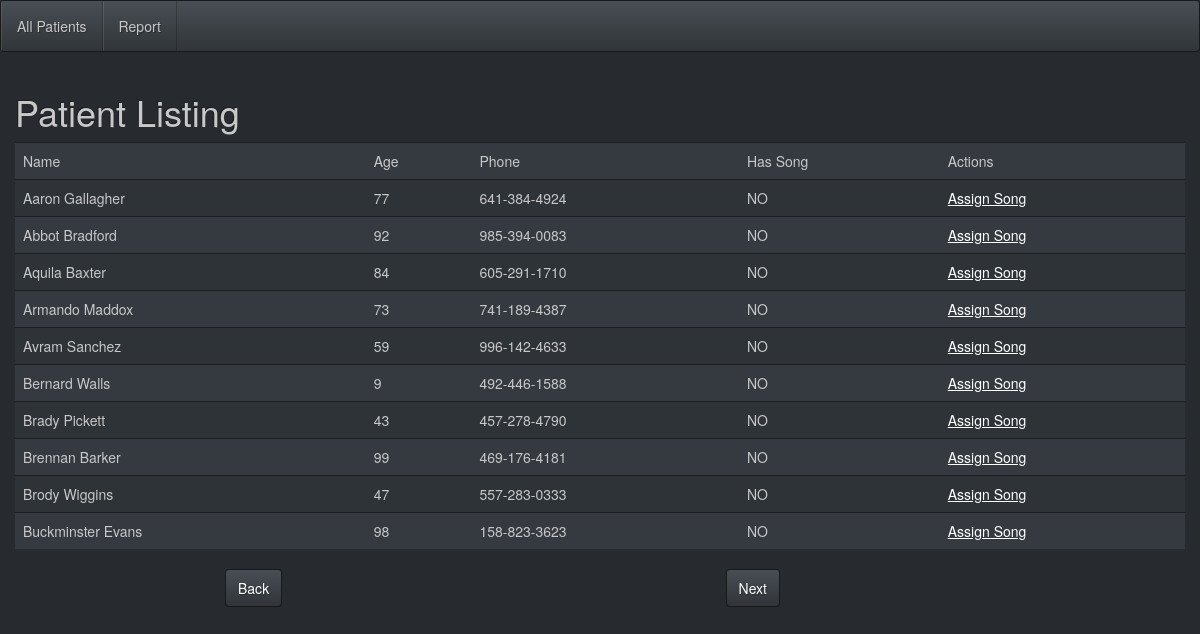
The page / on the database its author committed.
### tables this page shows
CREATE TABLE `patients` (
  `patient_id` bigint(11) unsigned NOT NULL AUTO_INCREMENT,
  `patient_name` varchar(255) NOT NULL DEFAULT '',
  `patient_phone` varchar(100) NOT NULL DEFAULT '',
  `patient_age` int(3) NOT NULL,
  `favorite_song_id` bigint(11) DEFAULT NULL COMMENT 'this will house the patient''s song id',
  PRIMARY KEY (`patient_id`),
  KEY `song_id_index` (`favorite_song_id`)
);

### models/view_model.php (called while the page is built)
<?php
	class View_Model{
		public function get_view($path_to_view= "", $data = ""){
			include $path_to_view;
		}
	}
?>

### models/my_model.php (called while the page is built, shortened)
<?php
class my_model
{
    public function __construct()
    {
        $settings = parse_ini_file('../config/database.php', TRUE);
        $this->db = new PDO(
            'mysql:host='.$settings['DB']['host'].';dbname='.$settings['DB']['database'],
            $settings['DB']['user'],
            $settings['DB']['pass']
        );
    }
}

### models/patient_model.php (called while the page is built, shortened)
<?php
include 'my_model.php';
class patient_model extends my_model
{
    public function count_all_patients(){
        $sql = $this->db->prepare("
            SELECT * FROM patients
        ");
        $sql->execute();
        $rows = $sql->fetchAll();
        $rowCount = count($rows);
        return $rowCount;
    }
    public function get_patient_range($range_one, $range_two){
        $sql = $this->db->prepare("
            SELECT * from patients
            ORDER BY patient_name
            LIMIT :range_one, :range_two
        ");
        $sql->bindParam(':range_one', $range_one, PDO::PARAM_INT);
        $sql->bindParam(':range_two', $range_two, PDO::PARAM_INT);
        $sql->execute();
        return $sql->fetchAll(PDO::FETCH_CLASS);
    }
}

### models/paginator_model.php (called while the page is built, shortened)
<?php
class Paginator_Model{
    private $ipp;
    public function __construct(){
        $this->ipp = 10;
        $patient_model = new patient_model();
        $num_items = $patient_model->count_all_patients();
    }
    public function get_patients($set_var = 1){
        $range_two = $this->ipp;
        $range_one = $set_var * $this->ipp - $this->ipp;
        $patient_model = new patient_model();
        return $patient_model->get_patient_range($range_one, $range_two);
    }
}

### views/patients.php (the view)
<section class="patients">
    <h1>Patient Listing </h1>
    <table id="patients_table" class="table table-striped patients_table">
        <tr class="">
            <th>Name</th>
            <th>Age</th>
            <th>Phone</th>
            <th>Has Song</th>
            <th>Actions</th>
        </tr>
        <?php foreach($data as $patient): ?>
            <tr class="patient_row">
                <td class="patient-name"><?php echo $patient->patient_name; ?></td>
                <td class="patient-age"><?php echo $patient->patient_age; ?></td>
                <td class="patient-phone"><?php echo $patient->patient_phone; ?></td>
                <td class="patient-has-song">
                    <?php echo empty($patient->favorite_song_id) ? 'NO' : 'YES'; ?>
                </td>
                <td class="patient-song">
                    <a href="index.php?action=assign_song&patient_id=<?= $patient->patient_id ?>" title="Click to assign a song to <?= $patient->patient_name ?>">Assign Song </a>
                </td>
            </tr>
        <?php endforeach; ?>
    </table>
    <div class="pagination_div">
        <div class="col-lg-6 col-lg-offset-2">
            <button type="button" class="btn btn-default pagination_back pull-left">Back</button>
            <button type="button" class="btn btn-default pagination_next pull-right">Next</button>
        </div>
    </div>
</section>

### public/index.php (shortened to what this page needs)
<?php
	include '../models/view_model.php';
	include '../models/patient_model.php';
	include '../models/paginator_model.php';
	if (empty($_GET['action'])){
		$action = 'home';
	}
	else {
		$action = $_GET['action'];
	}
	$paginator = new Paginator_Model();
	$view_model = new View_Model();
	$patient_model = new patient_model();
	if ($action == 'home'){
		$data = $paginator->get_patients();
		$view_model->get_view('../views/header.php');
		$view_model->get_view('../views/patients.php', $data);
		$view_model->get_view('../views/footer.php');
	}
	elseif ($action == 'report'){
		$view_model->get_view('../views/header.php');
		$view_model->get_view('../views/report.php', $patient_model);
		$view_model->get_view('../views/footer.php');
	}
	elseif ($action == 'assign_song'){
		$patient_id = $_GET['patient_id'];
		$patient = $patient_model->get_by_id($patient_id);
		$view_model->get_view('../views/header.php');
		$view_model->get_view('../views/songs.php', $patient);
		$view_model->get_view('../views/footer.php');
	}
	elseif ($action == 'next'){
		$data = NULL;
		$data = $paginator->next();
		$view_model->get_view('../views/query_template.php', $data);
	}
	elseif ($action == 'back'){
		$data = NULL;
		$data = $paginator->back();
		$view_model->get_view('../views/query_template.php', $data);
	}
	elseif($action == 'ajax_controller'){
		require '../controller/ajax_controller.php';
	}
	else {
		echo 'the page you were looking for does not exist';
	}

### views/header.php (shortened to what this page needs)
<!doctype html>
<html lang="en">
<head>
    <link rel="stylesheet" href="css/reset.css">
    <link rel="stylesheet" href="css/bootstrap.slate_theme.min.css">
    <link href="//vjs.zencdn.net/4.6/video-js.css" rel="stylesheet">
    <link href="css/main.css" rel="stylesheet">
</head>
<body>
	<nav class="navbar navbar-default" role="navigation">
		<div class="navbar-header text-center">
	    	 <ul class="nav navbar-nav">
	        	<li class="nav_patients"><a href="#">All Patients</a></li>
	        	<li class="nav_report"><a href="#">Report</a></li>
	        </ul>
		</div>
	</nav>
	<section class="container-fluid body_content">

### views/footer.php (shortened to what this page needs)
	</section>
	</body>
</html>

### rows shown on the page
patients: patient_name "Aaron Gallagher", patient_age "77", patient_phone "641-384-4924"
patients: patient_name "Abbot Bradford", patient_age "92", patient_phone "985-394-0083"
patients: patient_name "Aquila Baxter", patient_age "84", patient_phone "605-291-1710"
patients: patient_name "Armando Maddox", patient_age "73", patient_phone "741-189-4387"
patients: patient_name "Avram Sanchez", patient_age "59", patient_phone "996-142-4633"
patients: patient_name "Bernard Walls", patient_age "9", patient_phone "492-446-1588"
patients: patient_name "Brady Pickett", patient_age "43", patient_phone "457-278-4790"
patients: patient_name "Brennan Barker", patient_age "99", patient_phone "469-176-4181"
patients: patient_name "Brody Wiggins", patient_age "47", patient_phone "557-283-0333"
patients: patient_name "Buckminster Evans", patient_age "98", patient_phone "158-823-3623"
